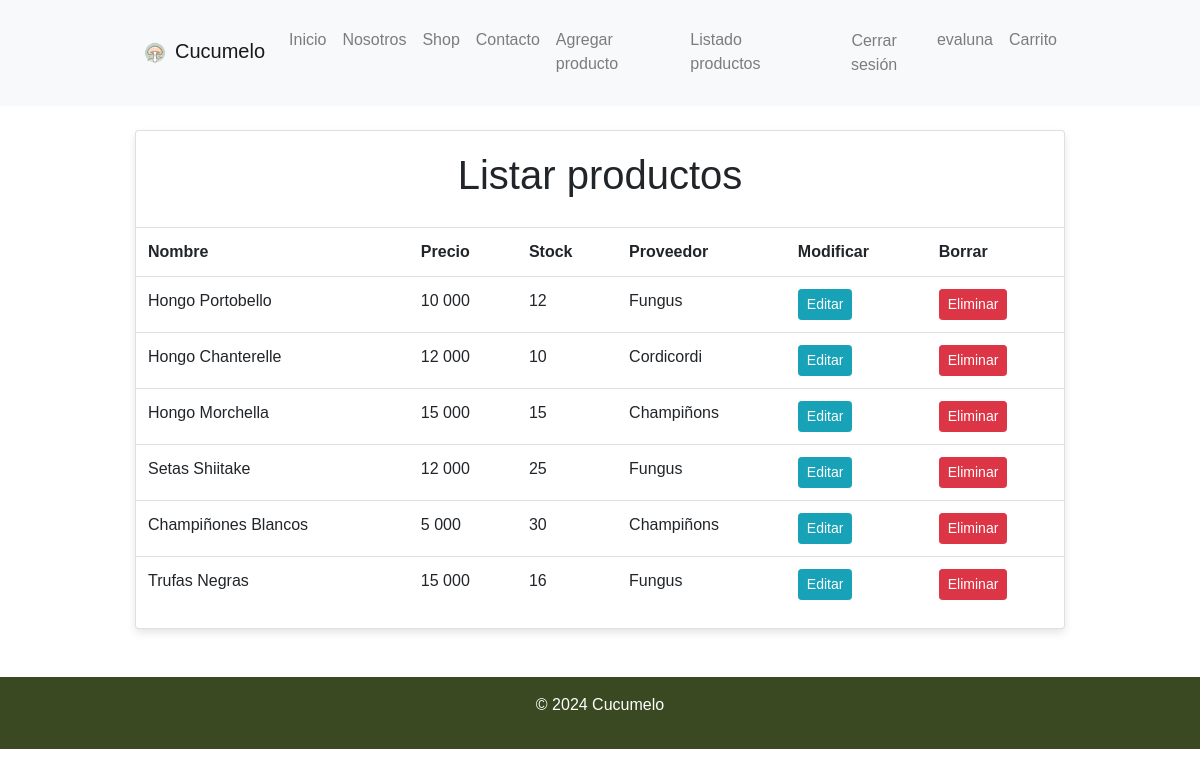
The app's page /listar-productos/ (signed in) with its own data.
### app/models.py (models this page shows, shortened)
class Producto (models.Model):
    nombre = models.CharField(max_length=50)
    precio = models.IntegerField()
    descripcion = models.TextField(max_length=100)
    imagen = models.ImageField(upload_to="productos", null=True)
    stock = models.IntegerField(default=0)
    proveedor = models.ForeignKey(Proveedor, on_delete=models.PROTECT)

class Proveedor (models.Model):
    nombre= models.CharField(max_length=50)
    def __str__(self):
        return  self.nombre

### app/views.py (the view)
# urls.py: path('listar-productos/', listar_productos, name="listar_productos"),
def listar_productos (request):
    productos = Producto.objects.all()
    data = {
        'productos': productos
    }
    return render (request, 'app/producto/listar.html', data)

### app/templates/app/producto/listar.html
{% extends 'app/base.html' %}
{% block contenido %}
{% load humanize %}
<div class="container mt-4">
  <div class="card">
    <div class="card-body">
      <h1 class="text-center">Listar productos</h1>
    </div>
    <table class="table table-stripped table-hover table-responsive-sm">
      <tr>
        <th>Nombre</th>
        <th>Precio</th>
        <th>Stock</th>
        <th>Proveedor</th>
        <th>Modificar</th>
        <th>Borrar</th>
      </tr>
      {% for p in productos %}
      <tr>
        <td>{{ p.nombre | title }}</td>
        <td>{{ p.precio | intcomma }}</td>
        <td>{{ p.stock | intcomma }}</td>
        <td>{{ p.proveedor | title }}</td>
        <td><a href="{% url 'modificar_producto' p.id %}" class= "btn btn-info btn-sm">Editar</a></td>
        <td><a href="{% url 'eliminar_producto' p.id %}" class= "btn btn-danger btn-sm">Eliminar</a></td>
      </tr>
      {% endfor %}
    </table>
  </div>
</div>
{% endblock %}

### app/templates/app/base.html (shortened to what this page needs)
<!DOCTYPE html>
<html lang="es">
  <head>
    {% load static %}
    <link
      href="https://stackpath.bootstrapcdn.com/bootstrap/4.5.2/css/bootstrap.min.css"
      rel="stylesheet"
    />
    <link rel="stylesheet" href="{% static 'app/css/style.css' %}" />
</head>
  </head>
  <body>
    <nav class="navbar navbar-expand-lg navbar-light bg-light">
      <div class="container">
        <a class="navbar-brand" href="{% url 'home' %}">
          <img src="{% static 'app/img/logosinfondo.png' %}" alt="Logo" height="50" />Cucumelo
        </a>
        <div class="collapse navbar-collapse" id="navbarNav">
          <ul class="navbar-nav ml-auto">
            <li class="nav-item">
              <a class="nav-link" href="{% url 'home' %}">Inicio</a>
            </li>
            <li class="nav-item">
              <a class="nav-link" href="{% url 'somos' %}">Nosotros</a>
            </li>
            <li class="nav-item">
              <a class="nav-link" href="{% url 'shop' %}">Shop</a>
            </li>
            <li class="nav-item">
              <a class="nav-link" href="{% url 'contacto' %}">Contacto</a>
            </li>
            <li class="nav-item">
            {% if user.is_authenticated %}
            <li class="nav-item">
              <a class="nav-link" href="{% url 'agregar_producto' %}">Agregar producto</a>
            </li>
            <li class="nav-item">
              <a class="nav-link" href="{% url 'listar_productos' %}">Listado productos</a>
            </li>
            <li class="nav-item">
              <form action="{% url 'logout' %}" method="post">
                <button type="submit" class="btn btn-link nav-link">Cerrar sesión</button>
              </form>
            </li>
            <li class="nav-item">
              <a class="nav-link" href="#">{{ user.username }}</a>
            </li>
            {% endif %}
            <ul class="navbar-nav">
              <li class="nav-item">
                  <a class="nav-link" href="#" id="abrirCarrito"> Carrito</a>
              </li>
          </ul>
          </ul>
        </div>
      </div>
    </nav>
    <div id="contenido">{% block contenido %} {% endblock %}</div>
    <footer class="text-center mt-5 py-3">
      <p>&copy; 2024 Cucumelo</p>
    </footer>
  </body>
</html>

### app/Static/App/css/style.css (style rules this page uses)
body { font-family: Arial, sans-serif; margin: 0; padding: 0; }
.navbar { padding: 20px 0; background-color: #556B2F; }
.navbar-brand img { height: 40px; }
.navbar-nav .nav-link { padding: 0.5rem 1rem; }
.container { width: 80%; margin: 0 auto; }
.card { margin-bottom: 20px; box-shadow: 0 4px 8px rgba(0, 0, 0, 0.1); transition: box-shadow 0.3s ease-in-out; }
footer { background-color: #3a4921; color: #ffffff; }

### records on screen
Producto: nombre "Hongo Portobello", precio "10 000", stock "12", proveedor "Fungus"
Producto: nombre "Hongo Chanterelle", precio "12 000", stock "10", proveedor "Cordicordi"
Producto: nombre "Hongo Morchella", precio "15 000", stock "15", proveedor "Champiñons"
Producto: nombre "Setas Shiitake", precio "12 000", stock "25", proveedor "Fungus"
Producto: nombre "Champiñones Blancos", precio "5 000", stock "30", proveedor "Champiñons"
Producto: nombre "Trufas Negras", precio "15 000", stock "16", proveedor "Fungus"

### other values on screen
{{ user.username }} "evaluna"
